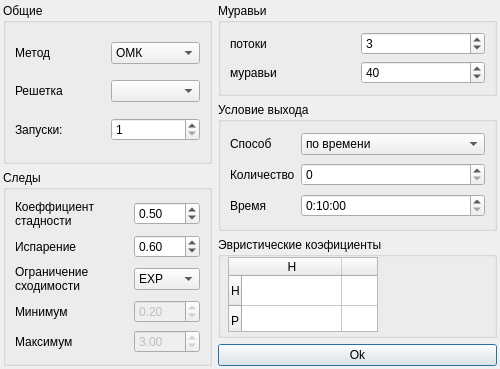
<?xml version="1.0" encoding="UTF-8"?>
<ui version="4.0">
 <class>SettingsForm</class>
 <widget class="QDialog" name="SettingsForm">
  <property name="windowModality">
   <enum>Qt::NonModal</enum>
  </property>
  <property name="enabled">
   <bool>true</bool>
  </property>
  <property name="geometry">
   <rect>
    <x>0</x>
    <y>0</y>
    <width>500</width>
    <height>369</height>
   </rect>
  </property>
  <property name="minimumSize">
   <size>
    <width>500</width>
    <height>369</height>
   </size>
  </property>
  <property name="maximumSize">
   <size>
    <width>500</width>
    <height>369</height>
   </size>
  </property>
  <property name="windowTitle">
   <string>Настройки</string>
  </property>
  <property name="modal">
   <bool>false</bool>
  </property>
  <layout class="QGridLayout" name="gridLayout_6">
   <property name="leftMargin">
    <number>3</number>
   </property>
   <property name="topMargin">
    <number>3</number>
   </property>
   <property name="rightMargin">
    <number>3</number>
   </property>
   <property name="bottomMargin">
    <number>3</number>
   </property>
   <item row="0" column="0" rowspan="2">
    <widget class="QGroupBox" name="methodS">
     <property name="title">
      <string>Общие</string>
     </property>
     <layout class="QGridLayout" name="gridLayout_3">
      <item row="1" column="0">
       <widget class="QLabel" name="netLabel">
        <property name="text">
         <string>Решетка</string>
        </property>
       </widget>
      </item>
      <item row="0" column="1">
       <widget class="QComboBox" name="methodValue">
        <property name="contextMenuPolicy">
         <enum>Qt::PreventContextMenu</enum>
        </property>
        <property name="toolTip">
         <string/>
        </property>
        <property name="editable">
         <bool>false</bool>
        </property>
        <item>
         <property name="text">
          <string>ОМК</string>
         </property>
        </item>
       </widget>
      </item>
      <item row="1" column="1">
       <widget class="QComboBox" name="netValue"/>
      </item>
      <item row="0" column="0">
       <widget class="QLabel" name="methodLabel">
        <property name="text">
         <string>Метод</string>
        </property>
       </widget>
      </item>
      <item row="2" column="0">
       <widget class="QLabel" name="countL">
        <property name="text">
         <string>Запуски:</string>
        </property>
       </widget>
      </item>
      <item row="2" column="1">
       <widget class="QSpinBox" name="countLaunch">
        <property name="minimum">
         <number>1</number>
        </property>
        <property name="maximum">
         <number>1000</number>
        </property>
       </widget>
      </item>
     </layout>
    </widget>
   </item>
   <item row="2" column="0" rowspan="3">
    <widget class="QGroupBox" name="traces">
     <property name="title">
      <string>Следы</string>
     </property>
     <layout class="QGridLayout" name="gridLayout_4">
      <item row="0" column="0">
       <widget class="QLabel" name="traceCoefLabel">
        <property name="text">
         <string>Коеффициент стадности</string>
        </property>
        <property name="wordWrap">
         <bool>true</bool>
        </property>
       </widget>
      </item>
      <item row="0" column="1">
       <widget class="QDoubleSpinBox" name="traceCoef">
        <property name="maximum">
         <double>1.000000000000000</double>
        </property>
        <property name="singleStep">
         <double>0.050000000000000</double>
        </property>
        <property name="value">
         <double>0.500000000000000</double>
        </property>
       </widget>
      </item>
      <item row="1" column="0">
       <widget class="QLabel" name="traceEvoparationLabel">
        <property name="text">
         <string>Испарение</string>
        </property>
       </widget>
      </item>
      <item row="1" column="1">
       <widget class="QDoubleSpinBox" name="traceEvoparation">
        <property name="maximum">
         <double>1.000000000000000</double>
        </property>
        <property name="singleStep">
         <double>0.050000000000000</double>
        </property>
        <property name="value">
         <double>0.600000000000000</double>
        </property>
       </widget>
      </item>
      <item row="2" column="0">
       <widget class="QLabel" name="elitismLabel">
        <property name="text">
         <string>Ограничение сходимости</string>
        </property>
        <property name="wordWrap">
         <bool>true</bool>
        </property>
       </widget>
      </item>
      <item row="2" column="1">
       <widget class="QComboBox" name="elitism">
        <property name="currentIndex">
         <number>2</number>
        </property>
        <item>
         <property name="text">
          <string>none</string>
         </property>
        </item>
        <item>
         <property name="text">
          <string>MMAS</string>
         </property>
        </item>
        <item>
         <property name="text">
          <string>EXP</string>
         </property>
        </item>
       </widget>
      </item>
      <item row="3" column="0">
       <widget class="QLabel" name="traceMinLabel">
        <property name="text">
         <string>Минимум</string>
        </property>
       </widget>
      </item>
      <item row="3" column="1">
       <widget class="QDoubleSpinBox" name="traceMin">
        <property name="enabled">
         <bool>false</bool>
        </property>
        <property name="readOnly">
         <bool>false</bool>
        </property>
        <property name="minimum">
         <double>0.000000000000000</double>
        </property>
        <property name="singleStep">
         <double>0.100000000000000</double>
        </property>
        <property name="value">
         <double>0.200000000000000</double>
        </property>
       </widget>
      </item>
      <item row="4" column="0">
       <widget class="QLabel" name="traceMaxLabel">
        <property name="text">
         <string>Максимум</string>
        </property>
       </widget>
      </item>
      <item row="4" column="1">
       <widget class="QDoubleSpinBox" name="traceMax">
        <property name="enabled">
         <bool>false</bool>
        </property>
        <property name="readOnly">
         <bool>false</bool>
        </property>
        <property name="minimum">
         <double>0.000000000000000</double>
        </property>
        <property name="singleStep">
         <double>0.100000000000000</double>
        </property>
        <property name="value">
         <double>3.000000000000000</double>
        </property>
       </widget>
      </item>
     </layout>
    </widget>
   </item>
   <item row="4" column="1">
    <widget class="QPushButton" name="okButton">
     <property name="text">
      <string>Ok</string>
     </property>
    </widget>
   </item>
   <item row="0" column="1">
    <widget class="QGroupBox" name="ants">
     <property name="title">
      <string>Муравьи</string>
     </property>
     <layout class="QGridLayout" name="gridLayout_5">
      <item row="0" column="0">
       <widget class="QLabel" name="countThreadLabel">
        <property name="text">
         <string>потоки</string>
        </property>
       </widget>
      </item>
      <item row="0" column="1">
       <widget class="QSpinBox" name="threadsCount">
        <property name="minimum">
         <number>1</number>
        </property>
        <property name="value">
         <number>3</number>
        </property>
       </widget>
      </item>
      <item row="1" column="0">
       <widget class="QLabel" name="countAntLabel">
        <property name="text">
         <string>муравьи</string>
        </property>
       </widget>
      </item>
      <item row="1" column="1">
       <widget class="QSpinBox" name="antsCount">
        <property name="minimum">
         <number>1</number>
        </property>
        <property name="maximum">
         <number>200</number>
        </property>
        <property name="value">
         <number>40</number>
        </property>
       </widget>
      </item>
     </layout>
    </widget>
   </item>
   <item row="1" column="1" rowspan="2">
    <widget class="QGroupBox" name="exitGroup">
     <property name="title">
      <string>Условие выхода</string>
     </property>
     <layout class="QGridLayout" name="gridLayout">
      <item row="0" column="0">
       <widget class="QLabel" name="exitLabel">
        <property name="text">
         <string>Способ</string>
        </property>
       </widget>
      </item>
      <item row="0" column="1">
       <widget class="QComboBox" name="exit">
        <item>
         <property name="text">
          <string>по времени</string>
         </property>
        </item>
        <item>
         <property name="text">
          <string>по времени без улучшений</string>
         </property>
        </item>
        <item>
         <property name="text">
          <string>по шагам без улучшений</string>
         </property>
        </item>
       </widget>
      </item>
      <item row="1" column="0">
       <widget class="QLabel" name="countExitLabel">
        <property name="text">
         <string>Количество</string>
        </property>
       </widget>
      </item>
      <item row="1" column="1">
       <widget class="QSpinBox" name="countExit"/>
      </item>
      <item row="2" column="0">
       <widget class="QLabel" name="timeExitLabel">
        <property name="text">
         <string>Время</string>
        </property>
       </widget>
      </item>
      <item row="2" column="1">
       <widget class="QTimeEdit" name="timeExit">
        <property name="minimumTime">
         <time>
          <hour>0</hour>
          <minute>0</minute>
          <second>0</second>
         </time>
        </property>
        <property name="currentSection">
         <enum>QDateTimeEdit::HourSection</enum>
        </property>
        <property name="displayFormat">
         <string>H:mm:ss</string>
        </property>
        <property name="time">
         <time>
          <hour>0</hour>
          <minute>10</minute>
          <second>0</second>
         </time>
        </property>
       </widget>
      </item>
     </layout>
     <zorder>exit</zorder>
     <zorder>exitLabel</zorder>
     <zorder>timeExitLabel</zorder>
     <zorder>countExitLabel</zorder>
     <zorder>countExit</zorder>
     <zorder>timeExit</zorder>
    </widget>
   </item>
   <item row="3" column="1">
    <widget class="QGroupBox" name="weights">
     <property name="minimumSize">
      <size>
       <width>171</width>
       <height>101</height>
      </size>
     </property>
     <property name="title">
      <string>Эвристические коэфициенты</string>
     </property>
     <widget class="QTableWidget" name="tableWidget">
      <property name="geometry">
       <rect>
        <x>10</x>
        <y>20</y>
        <width>150</width>
        <height>75</height>
       </rect>
      </property>
      <property name="verticalScrollBarPolicy">
       <enum>Qt::ScrollBarAlwaysOff</enum>
      </property>
      <property name="horizontalScrollBarPolicy">
       <enum>Qt::ScrollBarAlwaysOff</enum>
      </property>
      <property name="sizeAdjustPolicy">
       <enum>QAbstractScrollArea::AdjustIgnored</enum>
      </property>
      <property name="autoScroll">
       <bool>false</bool>
      </property>
      <property name="showGrid">
       <bool>true</bool>
      </property>
      <attribute name="horizontalHeaderCascadingSectionResizes">
       <bool>false</bool>
      </attribute>
      <attribute name="horizontalHeaderShowSortIndicator" stdset="0">
       <bool>false</bool>
      </attribute>
      <attribute name="horizontalHeaderStretchLastSection">
       <bool>false</bool>
      </attribute>
      <row>
       <property name="text">
        <string>H</string>
       </property>
      </row>
      <row>
       <property name="text">
        <string>P</string>
       </property>
      </row>
      <column>
       <property name="text">
        <string>H</string>
       </property>
      </column>
      <column>
       <property name="text">
        <string>P</string>
       </property>
      </column>
      <column>
       <property name="text">
        <string>0</string>
       </property>
      </column>
      <item row="0" column="0">
       <property name="text">
        <string/>
       </property>
       <property name="flags">
        <set>ItemIsSelectable|ItemIsDragEnabled|ItemIsEnabled</set>
       </property>
      </item>
     </widget>
    </widget>
   </item>
  </layout>
 </widget>
 <resources/>
 <connections>
  <connection>
   <sender>okButton</sender>
   <signal>clicked()</signal>
   <receiver>SettingsForm</receiver>
   <slot>accept()</slot>
   <hints>
    <hint type="sourcelabel">
     <x>629</x>
     <y>341</y>
    </hint>
    <hint type="destinationlabel">
     <x>348</x>
     <y>184</y>
    </hint>
   </hints>
  </connection>
 </connections>
</ui>
